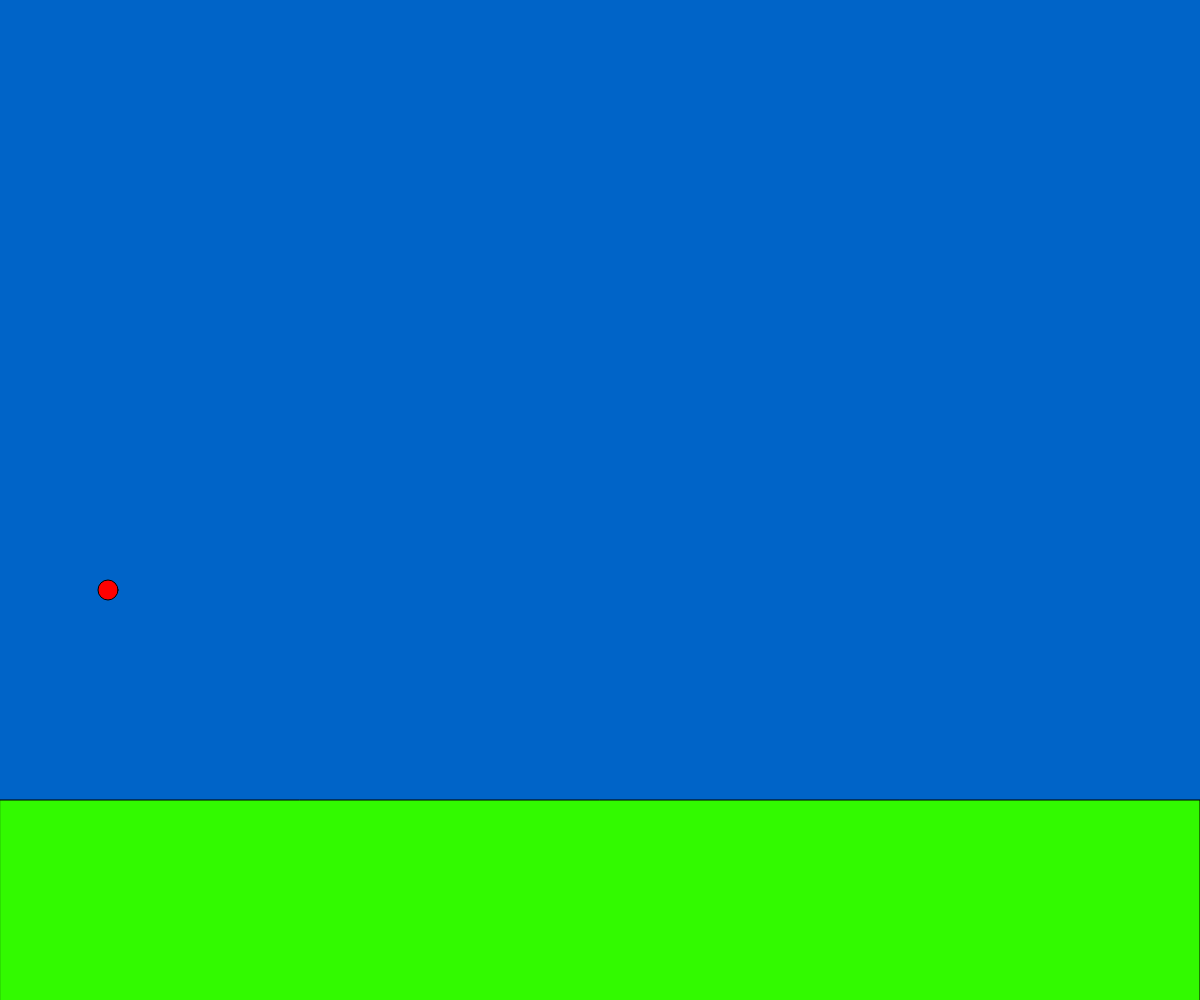
Frame 1 (no input)
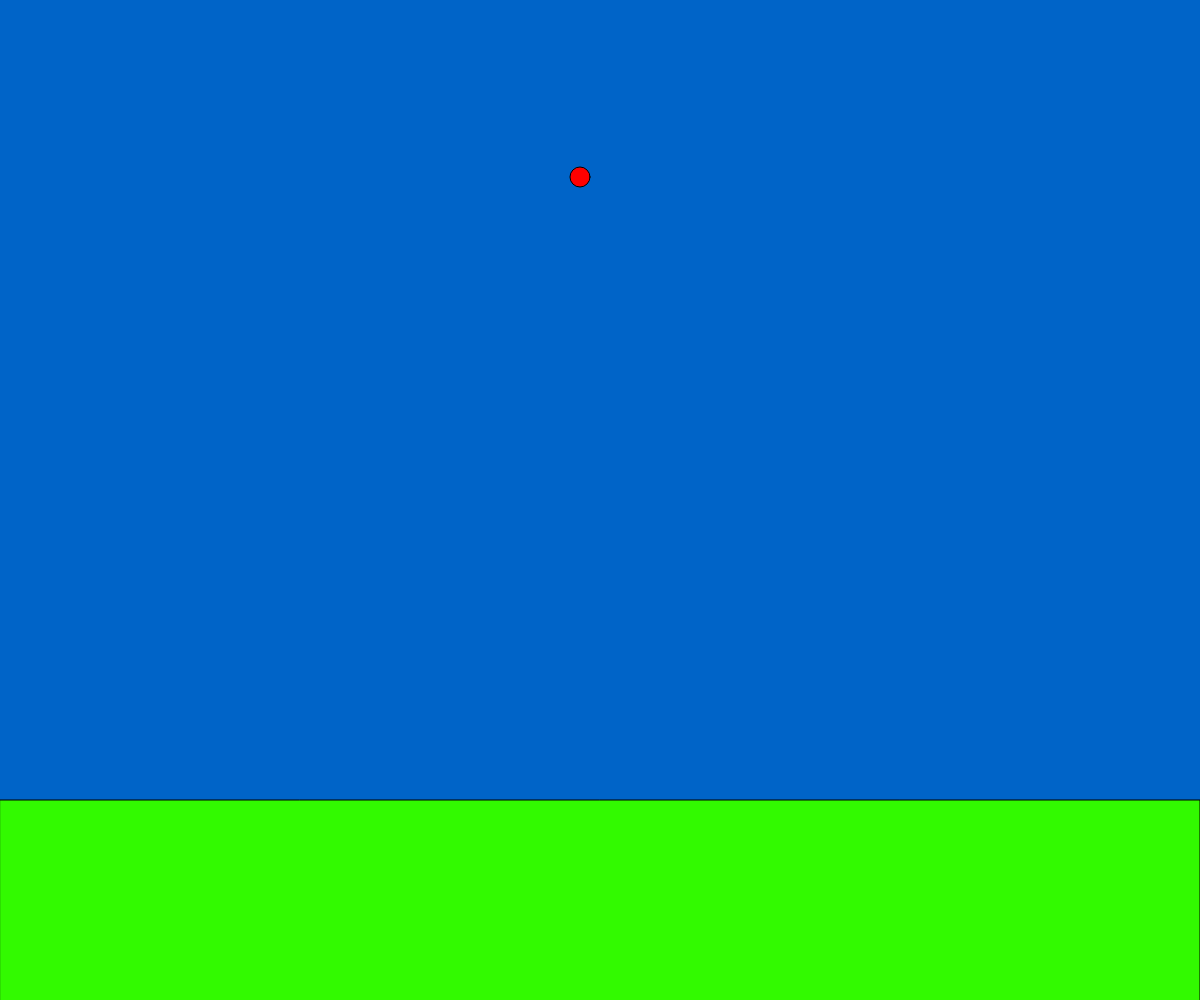
Frame 60 (no input)
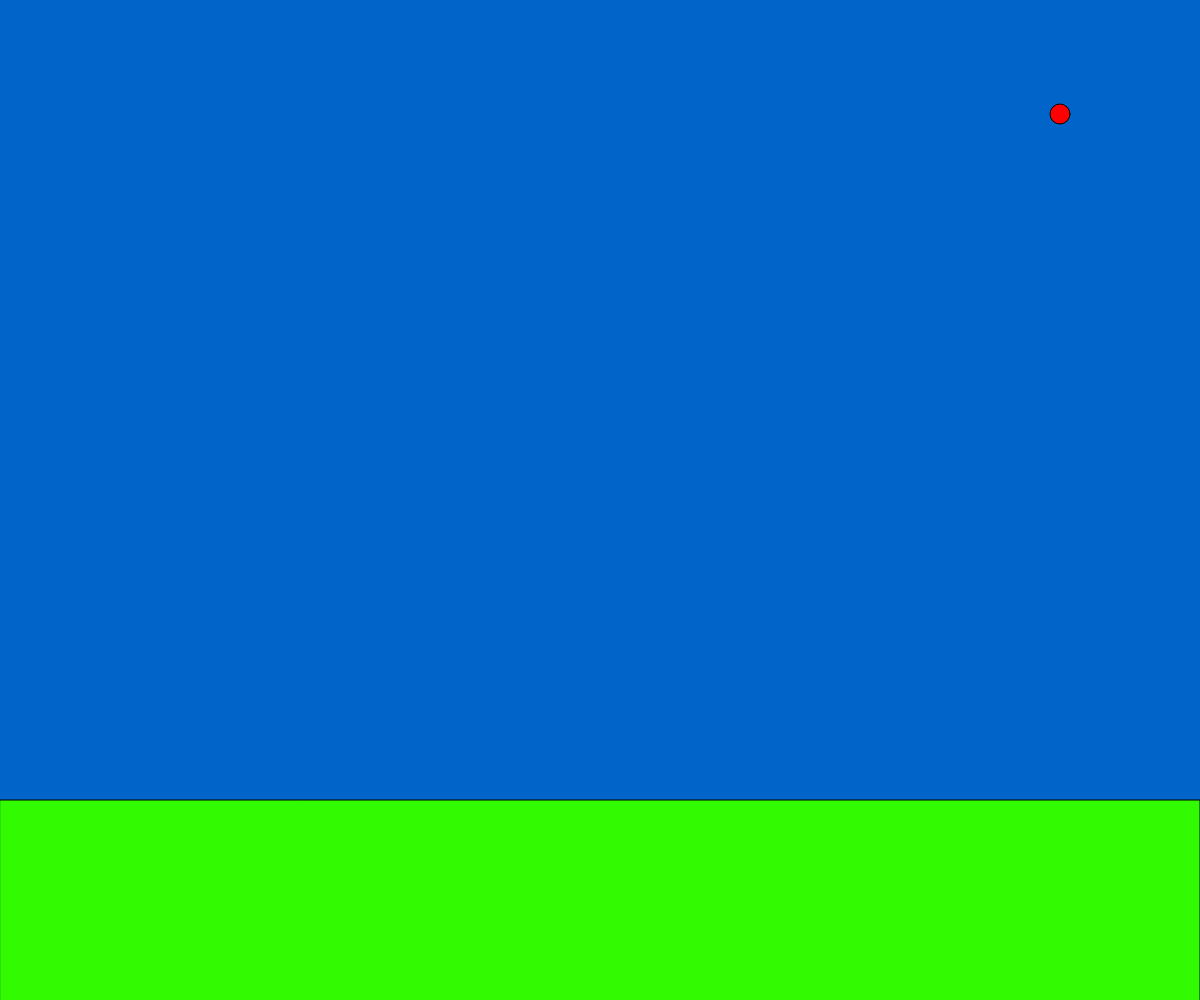
Frame 120 (the mouse pressed at the canvas centre since frame 60)

The p5.js sketch that drew these frames (run headless with seeded random() and noise() and a simulated clock; from frame 60 on, the mouse is pressed at the canvas centre):

// p5.js sketch
// ── sketch.js
// Castle Battle
// Eric James
// Sept. Wed. 11th 2019
//
// Extra for Experts:
// - describe what you did to take this project "above and beyond"

// [isVisible, xPos, yPos, size, colour, xVol, yVol]
let cannonBall = [true, 100, 600, 20, [255, 0, 0], 8, 10]

function setup() {
  createCanvas(windowWidth, windowHeight);
}

function draw() {
  background(0, 100, 200);
  fill(50, 250, 0);
  rect(0, height-200, width, height);
  cannonBall[1] += cannonBall[5];
  cannonBall[2] -= cannonBall[6];
  if (cannonBall[0]) {
    fill(cannonBall[4][0], cannonBall[4][1], cannonBall[4][2])
    circle(cannonBall[1], cannonBall[2], cannonBall[3]);
  }
  gravity();
}

function gravity() {
  cannonBall[6] -= 0.1;
}
